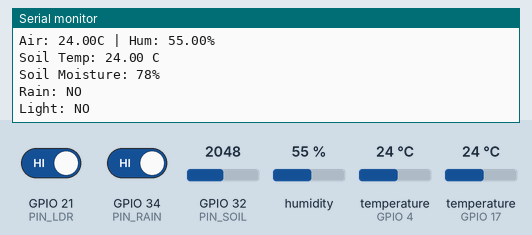
This sketch was run on a simulated ESP32. On the bench: the last lines printed to the serial monitor. Inputs (shaded band) come from the test bench; at power-on: GPIO 21 (PIN_LDR) HIGH, GPIO 34 (PIN_RAIN) HIGH, humidity 55 %, temperature (sensors on GPIO 17, GPIO 4) 24 °C, GPIO 32 (PIN_SOIL) = 2048.

Above: at 3.2 s.
3.3 s: GPIO 21 (PIN_LDR) driven LOW
At 7.4 s:
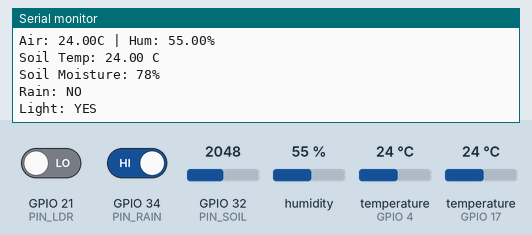
11.8 s: GPIO 34 (PIN_RAIN) driven LOW
19.3 s: humidity set to 22 %
At 22.4 s:
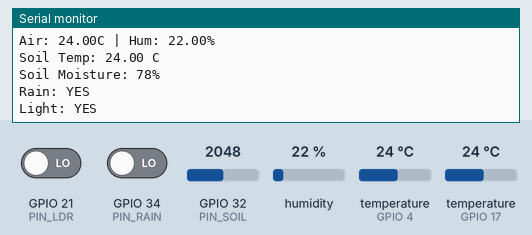
24.0 s: temperature (sensor on GPIO 17) set to 12 °C
28.7 s: GPIO 32 (PIN_SOIL) set to 2866
At 29.9 s:
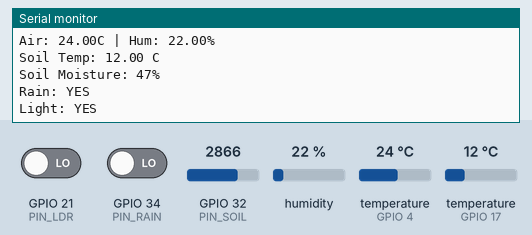

Measured:
- after the input at 3.3 s, the serial monitor: prints a new line after 3.3 s (image 1)
- after the input at 19.3 s, the serial monitor: prints a new line after 2.4 s (image 2)
- after the input at 28.7 s, the serial monitor: prints a new line after 0.51 s (image 3)

The sketch:

Final_backend.ino
```cpp
#include <DHT.h>
#include <OneWire.h>
#include <DallasTemperature.h>

// --- Pin Definitions ---
#define PIN_LDR     21       // Digital Input
#define PIN_DS18B   17       // DS18B20 Temp Sensor
#define PIN_SOIL    32       // ADC1 Soil Sensor
#define PIN_RAIN    34       // Digital Input
#define PIN_DHT     4        // DHT22 Sensor
#define PIN_RELAY   18       // Relay Output

// --- Sensor Configuration ---
#define DHT_TYPE    DHT22
DHT dht(PIN_DHT, DHT_TYPE);

OneWire oneWire(PIN_DS18B);
DallasTemperature soilTempSensor(&oneWire);

// --- Constants ---
const int SOIL_DRY = 4095;
const int SOIL_WET = 1500;

void setup() {
  Serial.begin(115200);
  Serial.println("Starting ESP32 (Internal Pull-up Mode)...");

  // 1. Enable Internal Pull-up for DS18B20
  // This attempts to use the ESP32's internal ~45k resistor
  pinMode(PIN_DS18B, INPUT_PULLUP);

  // 2. Setup Other Inputs
  pinMode(PIN_LDR, INPUT);
  pinMode(PIN_RAIN, INPUT);

  // 3. Setup Relay
  pinMode(PIN_RELAY, INPUT);


  // 4. Start Sensors
  dht.begin();
  soilTempSensor.begin();

  delay(2000);
}

void loop() {
  // --- READ DATA ---
  float airHum = dht.readHumidity();
  float airTemp = dht.readTemperature();

  soilTempSensor.requestTemperatures();
  float soilTempC = soilTempSensor.getTempCByIndex(0);

  int soilRaw = analogRead(PIN_SOIL);
  int soilPercent = map(soilRaw, SOIL_DRY, SOIL_WET, 0, 100);
  soilPercent = constrain(soilPercent, 0, 100);

  bool isRaining = digitalRead(PIN_RAIN) == LOW;
  bool isLightDetected = digitalRead(PIN_LDR) == LOW;

  // --- SERIAL OUTPUT ---
  Serial.println("--------------------------------");

  if (isnan(airHum) || isnan(airTemp)) {
    Serial.println("DHT22 Error");
  } else {
    Serial.print("Air: "); Serial.print(airTemp); Serial.print("C | Hum: "); Serial.print(airHum); Serial.println("%");
  }

  // Check for DS18B20 Errors
  if (soilTempC == -127.00) {
    Serial.println("Soil Temp: ERROR (Check connections/pull-up)");
  } else {
    Serial.print("Soil Temp: "); Serial.print(soilTempC); Serial.println(" C");
  }

  Serial.print("Soil Moisture: "); Serial.print(soilPercent); Serial.println("%");
  Serial.print("Rain: "); Serial.println(isRaining ? "YES" : "NO");
  Serial.print("Light: "); Serial.println(isLightDetected ? "YES" : "NO");

  // --- RELAY LOGIC ---
  if (soilPercent < 25 && !isRaining) {
    pinMode(PIN_RELAY, OUTPUT);
    digitalWrite(PIN_RELAY, LOW);


  } else {
    pinMode(PIN_RELAY, INPUT);
  }

  delay(3000);
}
```
